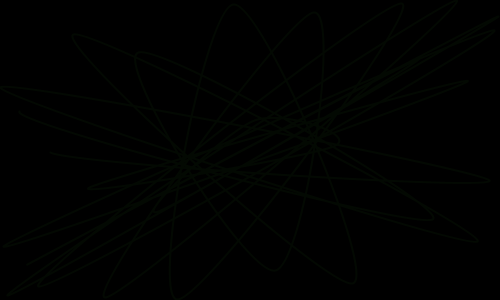
Frame 1 (no input)
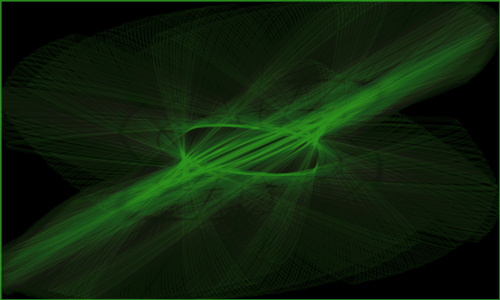
Frame 60 (the mouse pressed at the canvas centre just before this capture)
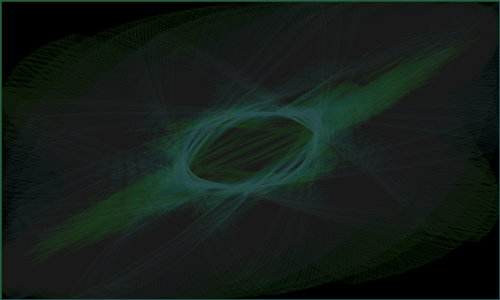
Frame 120 (the mouse held since frame 60 and released just before this capture)

The Processing sketch that drew these frames (run headless with seeded random() and noise(); from frame 60 on, the mouse is pressed at the canvas centre):

// Processing sketch: lissajousblur2
// ── lissajousblur2.pde

// Dec 2008 
// http://www.abandonedart.org
// http://www.zenbullets.com
//
// This work is licensed under a Creative Commons 3.0 License.
// (Attribution - NonCommerical - ShareAlike)
// http://creativecommons.org/licenses/by-nc-sa/3.0/
// 
// This basically means, you are free to use it as long as you:
// 1. give http://www.zenbullets.com a credit
// 2. don't use it for commercial gain
// 3. share anything you create with it in the same way I have
//
// These conditions can be waived if you want to do something groovy with it 
// though, so feel free to email me via http://www.zenbullets.com



//================================= global vars


float _a, _b, _centx, _centy, _x, _y;
int _num = 12;
color _col;
float _noiseoff;
int _angle;

void setup()
{
  size(500, 300);
  smooth(); 
  frameRate(12);
  background(0);
  
  _centx = (width / 2);
  _centy = (height / 2);
  _noiseoff = random(1);
  
  _col = color(random(255), random(255), random(255));
  _angle = 1;
  
  restart();
}

void restart() {
   _noiseoff = _noiseoff + .001;
   _a = 3.5;
   _b = _a + (noise(_noiseoff) * 1) - 0.5;
   
   _angle++;
   if (_angle == 360) { _angle = 0; }
}


void clearBackground() {
  fill(0, 5);
  rect(0,0,width, height);
}

void draw() {
  clearBackground();
  
  translate(_centx, _centy);
  noFill();
  stroke(_col, 10);
  strokeWeight(2);
  beginShape();
  for (int i=0;i < 30; i++) {    
    _x = sin(_a * i + radians(_angle) + PI / 2) * _centx;  
    _y = sin(_b * i + radians(_angle)) * _centy;  
    curveVertex(_x, _y);
  }
  endShape();   
  
  restart();
}

//================================= interaction

void mousePressed() { 
  _noiseoff = random(1);
  _col = color(random(255), random(255), random(255));
}


//================================= objects
